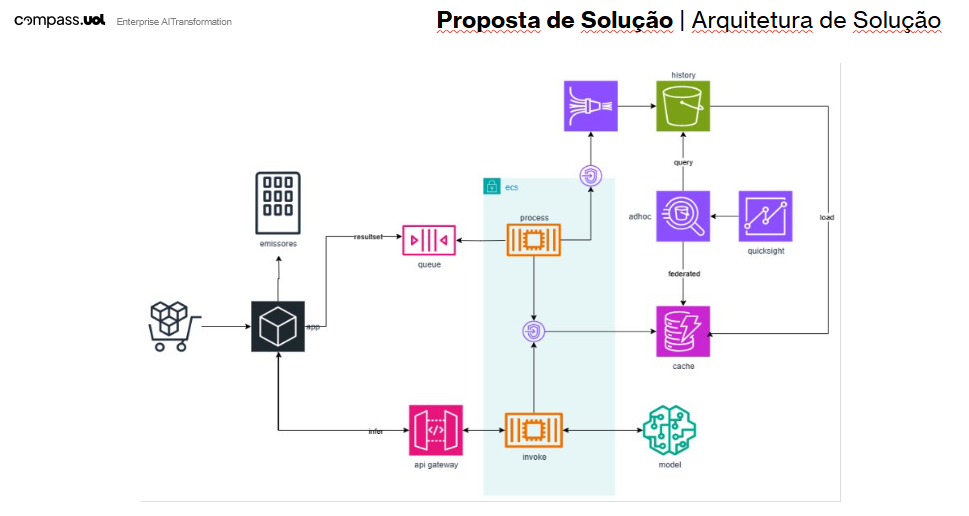
#> input picture elocartoes-compraonline/Growth POD Oceans - All Team - Documentos/arquitetura/arquitetura.png, 969 x 516 px
$ python fix_fig.py '../../../../../../elocartoes-compraonline/Growth POD Oceans - All Team - Documentos/arquitetura/arquitetura.png' '../../../../../../elocartoes-compraonline/Growth POD Oceans - All Team - Documentos/arquitetura/elo_cartoes.png' 5
#> lines starting #> are read from the running program, lines starting #| are printed output that depends on the picture
# Corrige a Figura 1 (diagrama da equipe): rótulos maiores e nomes claros, setas da fila SQS.
import json, sys
from PIL import Image, ImageDraw, ImageFont
SRC, OUT = sys.argv[1], sys.argv[2]
FS = int(sys.argv[3]) if len(sys.argv) > 3 else 64
src = Image.open(SRC).convert("RGB")
W, H = src.size
#> W = 969; H = 516
EXT_R = 230
im = Image.new("RGB", (W + EXT_R, H), "white"); im.paste(src, (0, 0))
#> after `im = Image.new('RGB', (W + EXT_R, H), 'white')`: im: PIL image 1199x516 RGB; every value is 255
#> after `im.paste(src, (0, 0))`:
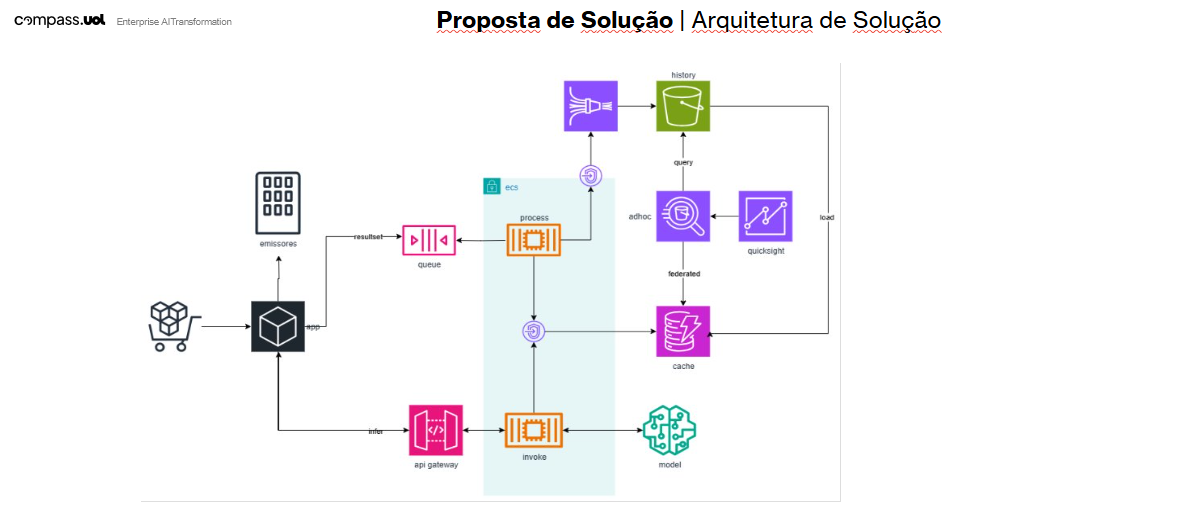
#> im: PIL image 1199x516 RGB; mean R, G, B 246.6, 245.5, 247.8
d = ImageDraw.Draw(im)
import os
#> (the run stopped early here; a loop or call above may not have finished)
